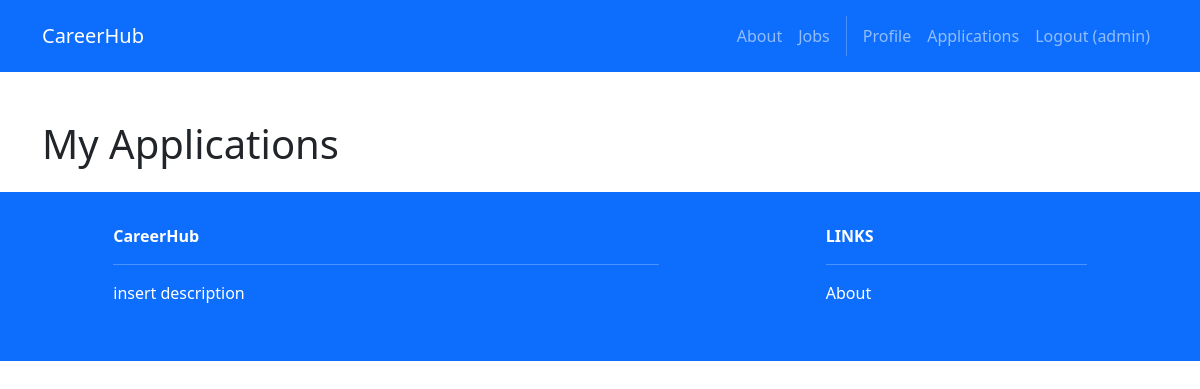
Before: /jobs/applications/ (signed in) with the older database file.
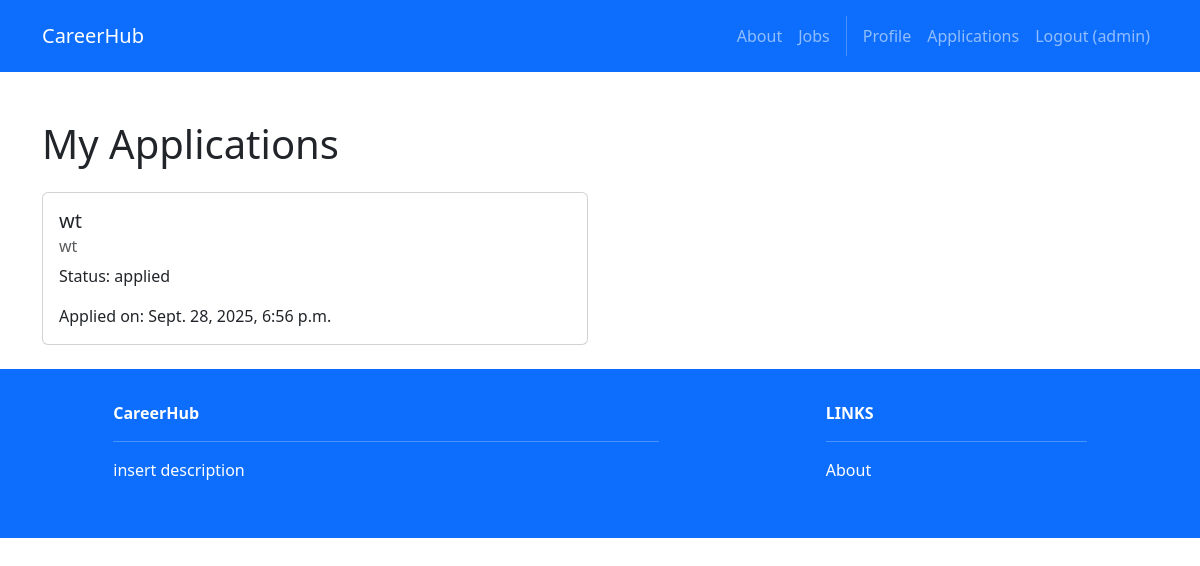
After: the same page with the newer database file.
### accounts/models.py (models this page shows)
class User(AbstractUser):
    firstname = models.CharField(max_length=150, blank=True)
    lastname = models.CharField(max_length=150, blank=True)
    username = models.CharField(max_length=150, unique=True)
    password = models.CharField(max_length=128)
    ROLE_CHOICES = [
        ('seeker', 'Job Seeker'),
        ('recruiter', 'Recruiter'),
    ]
    role = models.CharField(max_length=10, choices=ROLE_CHOICES, default='seeker')

### jobs/models.py (models this page shows)
class Application(models.Model):
    STATUS_CHOICES = [
        ('applied', 'Applied'),
        ('review', 'Review'),
        ('interview', 'Interview'),
        ('offer', 'Offer'),
        ('closed', 'Closed'),
    ]
    job = models.ForeignKey('recruiters.Post', on_delete=models.CASCADE, default=None)
    applicant = models.ForeignKey(User, on_delete=models.CASCADE)
    status = models.CharField(max_length=20, choices=STATUS_CHOICES, default='applied')
    note = models.TextField(blank=True)
    created_at = models.DateTimeField(auto_now_add=True)
    updated_at = models.DateTimeField(auto_now=True)

### recruiters/models.py (models this page shows)
class Post(models.Model):
    id = models.AutoField(primary_key=True)
    title = models.CharField(max_length=200)
    company = models.CharField(max_length=200)
    description = models.TextField()
    location = models.CharField(max_length=200)
    salary_range = models.CharField(max_length=100)
    required_skills = models.ManyToManyField(Skill)
    recruiter = models.ForeignKey(User, on_delete=models.CASCADE)
    created_at = models.DateTimeField(auto_now_add=True)
    updated_at = models.DateTimeField(auto_now=True)
    VISA_CHOICES = [
        ('yes', 'Yes'),
        ('no', 'No'),
    ]
    visa_sponsorship = models.CharField(max_length=3, choices=VISA_CHOICES, default='no')

### jobs/views.py (the view)
# urls.py: path('applications/', views.applications, name='jobs.applications'),
@login_required
def applications(request):
    if request.user.role == "recruiter":
        return redirect('recruiters.index')
    user_applications = Application.objects.filter(applicant=request.user)
    return render(request, 'jobs/applications.html', {'applications': user_applications})

### jobs/templates/jobs/applications.html
{% extends 'base.html' %}
{% block content %}
<div class="container mt-5">
    <h1>My Applications</h1>
    <div class="row mt-4">
        {% for application in applications %}
        <div class="col-md-6 mb-4">
            <div class="card">
                <div class="card-body">
                    <h5 class="card-title">{{ application.job.title }}</h5>
                    <h6 class="card-subtitle mb-2 text-muted">{{ application.job.company }}</h6>
                    <p class="card-text">Status: {{ application.status }}</p>
                    <p class="card-text">Applied on: {{ application.created_at }}</p>
                </div>
            </div>
        </div>
        {% endfor %}
    </div>
</div>
{% endblock %}

### CareerHub/templates/base.html (shortened to what this page needs)
<!DOCTYPE html>
<html>
  {% load static %}
  <head>
    <link href=
      "https://cdn.jsdelivr.net/npm/bootstrap@5.3.3/dist/css/bootstrap.min.css" rel="stylesheet"
>
    <link rel=
      "stylesheet"  href="https://cdnjs.cloudflare.com/ajax/libs/font-awesome/6.1.1/css/all.min.css">
  </head>
  <body>
     <nav class="p-3 navbar navbar-dark bg-primary navbar-expand-lg">
      <div class="container">
        <a class="navbar-brand"
           href="{% url 'home.index' %}"> CareerHub
        </a>
        <div class="collapse navbar-collapse"
             id="navbarNavAltMarkup">
           <div class="navbar-nav ms-auto navbar-ml">
            <a class="nav-link"
               href="{% url 'home.about' %}">About</a>
            <a class="nav-link"
              href="{% url 'jobs.index' %}">Jobs</a>
            {% if user.is_authenticated %}
              {% if user.role == "recruiter" %}
                <a class="nav-link" href="{% url 'recruiters.index' %}">Postings</a>
                <a class="nav-link" href="{% url 'recruiters.create' %}">Post Job</a>
                <a class="nav-link" href="{% url 'recruiters.candidates' %}">Browse Candidates</a>
              {% else %}
                <a class="nav-link" href="{% url 'profiles.view' %}">Profile</a>
                <a class="nav-link" href="{% url 'jobs.applications' %}">Applications</a>
              {% endif %}
              <a class="nav-link" href="{% url 'accounts.logout' %}">Logout ({{user.username }})</a>
            {% else %}
              <a class="nav-link" href="{% url 'accounts.login' %}">Login</a>
              <a class="nav-link" href="{% url 'accounts.signup' %}">Sign Up</a>
            {% endif %}
          </div>
        </div>
      </div>
    </nav>
    <div>
      {% block content %}
      {% endblock content %}
    </div>
     <section class="p-3 ms-footer bg-primary d-none d-md-block">
      <div class="container">
        <div class="row mt-3 text-white">
          <div class="col-md-6 col-lg-6 col-xl-6 mx-auto mb-4">
            <b>CareerHub</b>
            <hr />
            <p>
              insert description
            </p>
          </div>
          <div class="col-md-3 col-lg-3 col-xl-3 mx-auto mb-4">
            <b>LINKS</b>
            <hr />
            <p><a class="nav-link"
              href="{% url 'home.about' %}">
              About
            </a></p>
          </div>
        </div>
      </div>
    </section>
  </body>
</html>

Changed rows visible on the page:
added Application: job "wt", job.company "wt", status "applied", created_at "Sept. 28, 2025, 6:56 p.m."
